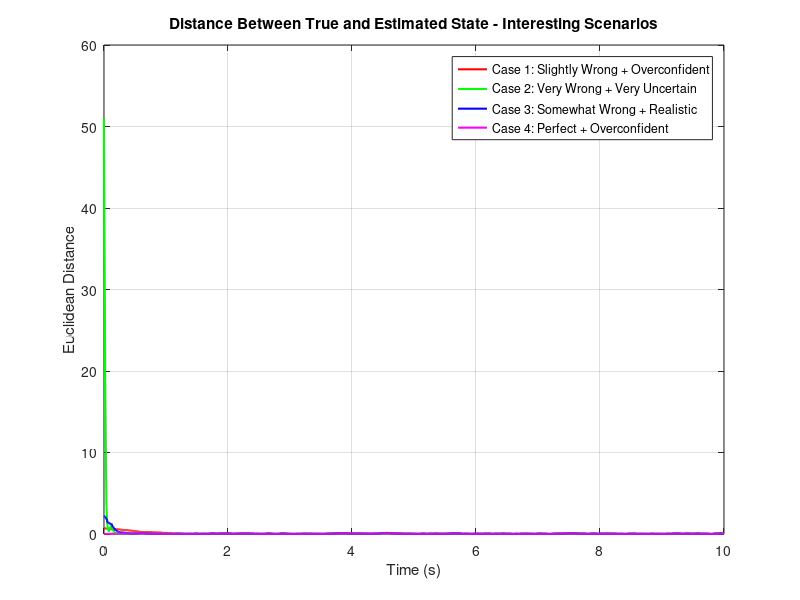
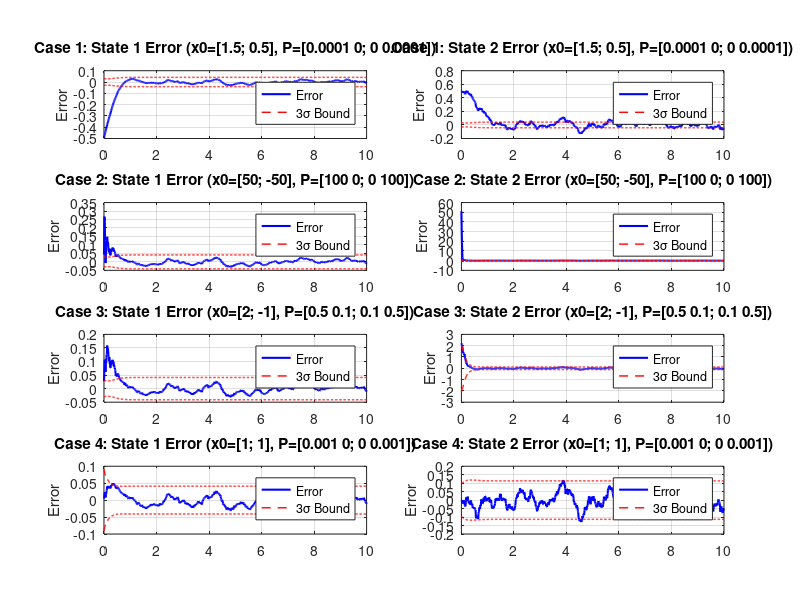

These charts were generated, in order, by the following MATLAB code:
clear all; close all; clc;

A = [9.9985 * 10^-1, 9.8510 * 10^-3;
    -2.9553 * 10^-2, 9.7030 * 10^-1];
B = [4.9502 * 10^-5;
    9.8510 * 10^-3];

H = [1, 0];

Q = 1;
R = 0.01;
N = 1001;
dt = 0.01;
time = (0:N-1)' * dt;

x0_true = [1; 1];

rng(42)
w = sqrt(Q) * randn(N,1);
v = sqrt(R) * randn(N,1);
x_true = zeros(2, N);
x_true(:,1) = x0_true;

for k = 1:N-1
    x_true(:,k+1) = A * x_true(:,k) + B * w(k);
end

y_meas = H * x_true + v';
function [x_hat_plus, P_plus, x_hat_minus, P_minus] = ...
    runKalmanFilter(A, B, H, Q, R, y_meas, x_hat0_minus, P0_minus, N)
    x_hat_minus = zeros(2, N);
    x_hat_plus = zeros(2, N);
    P_minus = zeros(2,2,N);
    P_plus = zeros(2,2,N);

    x_hat_minus(:,1) = x_hat0_minus;
    P_minus(:, :, 1) = P0_minus;
    for k=1:N
        Kk = P_minus(:, :, k) * H' / (H * P_minus(:, :, k) * H' + R);
        x_hat_plus(:, k) = x_hat_minus(:, k) + Kk * (y_meas(k) - H * x_hat_minus(:, k));
        P_plus(:, :, k) = (eye(2) - Kk * H) * P_minus(:, :, k);

        if k < N
            x_hat_minus(:, k+1) = A * x_hat_plus(:, k);
            P_minus(:, :, k+1) = A * P_plus(:, :, k) * A' + B * Q * B';
        end
    end
end

[x_hat_plus_1, P_plus_1] = runKalmanFilter(A, B, H, Q, R, y_meas, [1.5; 0.5], [0.0001 0; 0 0.0001], N);
[x_hat_plus_2, P_plus_2] = runKalmanFilter(A, B, H, Q, R, y_meas, [50; -50], [100 0; 0 100], N);
[x_hat_plus_3, P_plus_3] = runKalmanFilter(A, B, H, Q, R, y_meas, [2; -1], [0.5 0.1; 0.1 0.5], N);
[x_hat_plus_4, P_plus_4] = runKalmanFilter(A, B, H, Q, R, y_meas, [1; 1], [0.001 0; 0 0.001], N);
[x_hat_plus_5, P_plus_5] = runKalmanFilter(A, B, H, Q, R, y_meas, [-20; 30], [2 1.5; 1.5 2], N);

error_1 = x_true - x_hat_plus_1;
error_2 = x_true - x_hat_plus_2;
error_3 = x_true - x_hat_plus_3;
error_4 = x_true - x_hat_plus_4;

dist1 = sqrt(sum(error_1.^2, 1));
dist2 = sqrt(sum(error_2.^2, 1));
dist3 = sqrt(sum(error_3.^2, 1));
dist4 = sqrt(sum(error_4.^2, 1));

figure;
plot(time, dist1, 'r-', 'LineWidth', 1.5); hold on;
plot(time, dist2, 'g-', 'LineWidth', 1.5);
plot(time, dist3, 'b-', 'LineWidth', 1.5);
plot(time, dist4, 'm-', 'LineWidth', 1.5);
xlabel('Time (s)');
ylabel('Euclidean Distance');
title('Distance Between True and Estimated State - Interesting Scenarios');
legend(...
    'Case 1: Slightly Wrong + Overconfident', ...
    'Case 2: Very Wrong + Very Uncertain', ...
    'Case 3: Somewhat Wrong + Realistic', ...
    'Case 4: Perfect + Overconfident', ...
    'Location', 'best');
grid on;

figure('Position', [80, 80, 900, 1200]);

subplot(4,2,1);
sigma_bounds_1_state1 = 3 * squeeze(sqrt(P_plus_1(1,1,:)));
plot(time, error_1(1,:), 'b', 'LineWidth', 1.5); hold on;
plot(time, sigma_bounds_1_state1, 'r--', 'LineWidth', 1);
plot(time, -sigma_bounds_1_state1, 'r--', 'LineWidth', 1);
ylabel('Error');
title('Case 1: State 1 Error (x0=[1.5; 0.5], P=[0.0001 0; 0 0.0001])');
legend('Error', '3σ Bound', 'Location', 'best');
grid on;

subplot(4,2,2);
sigma_bounds_1_state2 = 3 * squeeze(sqrt(P_plus_1(2,2,:)));
plot(time, error_1(2,:), 'b', 'LineWidth', 1.5); hold on;
plot(time, sigma_bounds_1_state1, 'r--', 'LineWidth', 1);
plot(time, -sigma_bounds_1_state1, 'r--', 'LineWidth', 1);
ylabel('Error');
title('Case 1: State 2 Error (x0=[1.5; 0.5], P=[0.0001 0; 0 0.0001])');
legend('Error', '3σ Bound', 'Location', 'best');
grid on;

subplot(4,2,3);
sigma_bounds_2_state1 = 3 * squeeze(sqrt(P_plus_2(1,1,:)));
plot(time, error_2(1,:), 'b', 'LineWidth', 1.5); hold on;
plot(time, sigma_bounds_1_state1, 'r--', 'LineWidth', 1);
plot(time, -sigma_bounds_1_state1, 'r--', 'LineWidth', 1);
ylabel('Error');
title('Case 2: State 1 Error (x0=[50; -50], P=[100 0; 0 100])');
legend('Error', '3σ Bound', 'Location', 'best');
grid on;

subplot(4,2,4);
sigma_bounds_2_state2 = 3 * squeeze(sqrt(P_plus_2(2,2,:)));
plot(time, error_2(2,:), 'b', 'LineWidth', 1.5); hold on;
plot(time, sigma_bounds_1_state1, 'r--', 'LineWidth', 1);
plot(time, -sigma_bounds_1_state1, 'r--', 'LineWidth', 1);
ylabel('Error');
title('Case 2: State 2 Error (x0=[50; -50], P=[100 0; 0 100])');
legend('Error', '3σ Bound', 'Location', 'best');
grid on;

subplot(4,2,5);
sigma_bounds_3_state1 = 3 * squeeze(sqrt(P_plus_3(1,1,:)));
plot(time, error_3(1,:), 'b', 'LineWidth', 1.5); hold on;
plot(time, sigma_bounds_1_state1, 'r--', 'LineWidth', 1);
plot(time, -sigma_bounds_1_state1, 'r--', 'LineWidth', 1);
ylabel('Error');
title('Case 3: State 1 Error (x0=[2; -1], P=[0.5 0.1; 0.1 0.5])');
legend('Error', '3σ Bound', 'Location', 'best');
grid on;


subplot(4,2,6);
sigma_bounds_3_state2 = 3 * squeeze(sqrt(P_plus_3(2,2,:)));
plot(time, error_3(2,:), 'b', 'LineWidth', 1.5); hold on;
plot(time, sigma_bounds_3_state2, 'r--', 'LineWidth', 1);
plot(time, -sigma_bounds_3_state2, 'r--', 'LineWidth', 1);
ylabel('Error');
title('Case 3: State 2 Error (x0=[2; -1], P=[0.5 0.1; 0.1 0.5])');
legend('Error', '3σ Bound', 'Location', 'best');
grid on;

subplot(4,2,7);
sigma_bounds_4_state1 = 3 * squeeze(sqrt(P_plus_4(1,1,:)));
plot(time, error_4(1,:), 'b', 'LineWidth', 1.5); hold on;
plot(time, sigma_bounds_4_state1, 'r--', 'LineWidth', 1);
plot(time, -sigma_bounds_4_state1, 'r--', 'LineWidth', 1);
ylabel('Error');
title('Case 4: State 1 Error (x0=[1; 1], P=[0.001 0; 0 0.001])');
legend('Error', '3σ Bound', 'Location', 'best');
grid on;

subplot(4,2,8);
sigma_bounds_4_state2 = 3 * squeeze(sqrt(P_plus_4(2,2,:)));
plot(time, error_4(2,:), 'b', 'LineWidth', 1.5); hold on;
plot(time, sigma_bounds_4_state2, 'r--', 'LineWidth', 1);
plot(time, -sigma_bounds_4_state2, 'r--', 'LineWidth', 1);
ylabel('Error');
title('Case 4: State 2 Error (x0=[1; 1], P=[0.001 0; 0 0.001])');
legend('Error', '3σ Bound', 'Location', 'best');
grid on;
